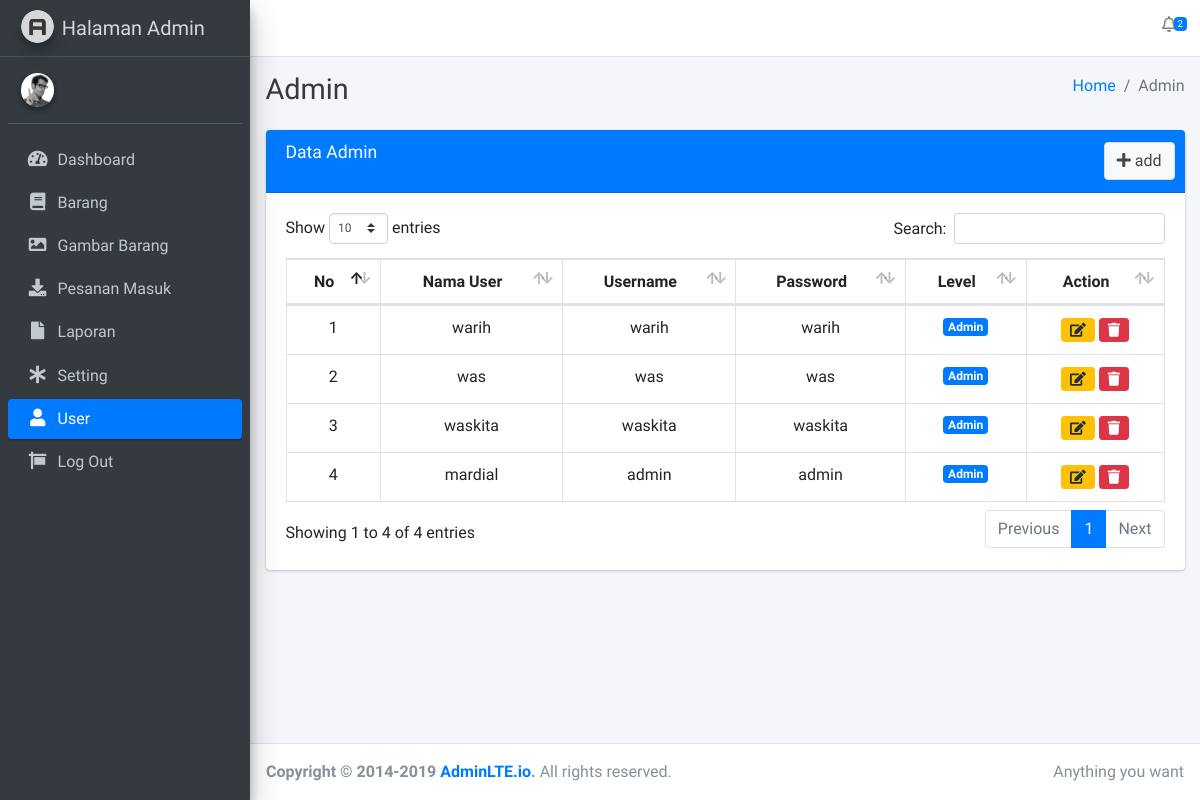
/user, run on an earlier commit of the app's database.
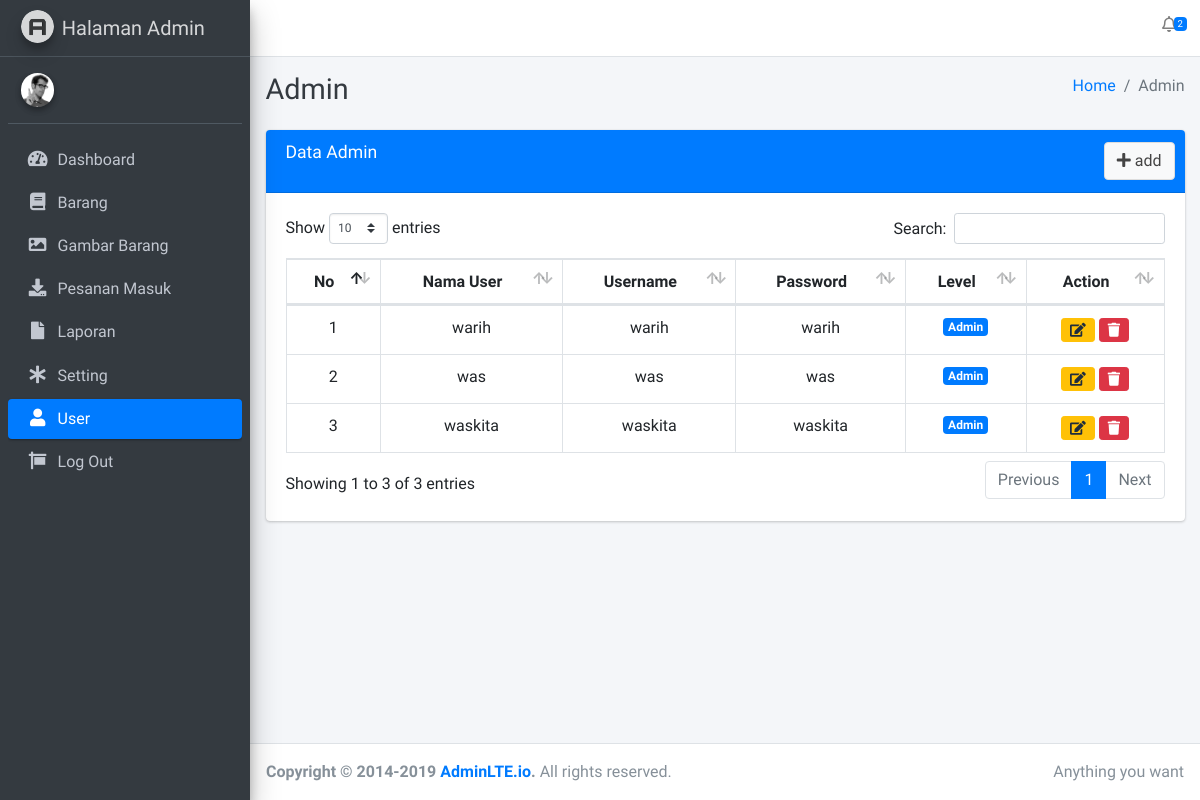
And on a later commit of the database.
### tables this page shows
CREATE TABLE `tbl_user` (
  `id_user` int(12) NOT NULL,
  `nama_user` varchar(30) NOT NULL,
  `username` varchar(30) NOT NULL,
  `password` varchar(30) NOT NULL,
  `level_user` int(10) NOT NULL
);

### application/views/layout/v_content.php (called while the page is built)
<?php
if($isi){
    $this->load->view($isi);
}
?>

### application/views/layout/v_wrapper_backend.php (called while the page is built)
<?php
require_once('v_head.php');
require_once('v_header_backend.php');
require_once('v_nav_backend.php');
require_once('v_content.php');
require_once('v_footer_backend.php');
?>

### application/controllers/User.php (called while the page is built, shortened)
<?php
class User extends CI_Controller
{
    public function __construct()
    {
            $this->load->model('m_user');
            $this->load->model('m_admin');
            $this->load->model('m_pelanggan');
    }
    public function index($offset = 0)
    {
        $data = array(
            'title' => 'Admin',
            'pesanan_masuk_notif' => $this->m_admin->pesanan_masuk_notif(),
            'user' => $this->m_user->get_all_data(),
            'pelanggan' => $this->m_pelanggan->get_all_data(),
            'isi'   => 'admin/v_user',
        );
        $this->load->view('layout/v_wrapper_backend',$data, FALSE);
    }
}
?>

### index.php (called while the page is built, shortened)
<?php
require_once BASEPATH.'core/CodeIgniter.php';

### application/models/M_admin.php (called while the page is built, shortened)
<?php
class M_admin extends CI_Model
{
    public function pesanan_masuk_notif()
    {
        $this->db->where('status_bayar=0');
        return $this->db->get('tbl_transaksi')->num_rows();
    }
}
?>

### application/models/M_user.php (called while the page is built, shortened)
<?php
class M_user extends CI_Model
{
    public function get_all_data()
    {
        $this->db->select('*');
        $this->db->from('tbl_user');
        $this->db->order_by('id_user','desc');
        return $this->db->get()->result();
    }
}
?>

### application/views/admin/v_user.php (the view, shortened to what this page needs)
<div class="col-md-12">
    <div class="card card-primary">
        <div class="card-header">
            <h3 class="card-title">Data Admin</h3>
            <div class="card-tools">
                <button class="btn btn-default" data-toggle="modal" data-target="#add" type="button" class="btn btn-primary btn-xs"><i class="fas fa-plus"></i>
                    add</button>
            </div>
        </div>
        <div class="card-body">
            <table class="table table-bordered" id="example1">
                <thead>
                    <tr class="text-center">
                        <th class="text-center">No</th>
                        <th class="text-center">Nama User</th>
                        <th class="text-center">Username</th>
                        <th class="text-center">Password</th>
                        <th class="text-center">Level</th>
                        <th class="text-center">Action</th>
                    </tr>
                </thead>
                <tbody>
                    <?php $no = 1;
                    foreach ($user as $key => $value) { ?>
                        <tr class="text-center">
                            <td class="text-center"><?= $no++; ?></td>
                            <td class="text-center"><?= $value->nama_user ?></td>
                            <td class="text-center"><?= $value->username ?></td>
                            <td class="text-center"><?= $value->password ?></td>
                            <td class="text-center"><?php
                                                    if ($value->level_user == 1) {
                                                        echo '<span class="badge bg-primary">Admin</span>';
                                                    } else {
                                                        echo '<span class="badge bg-success">User</span>';
                                                    }
                                                    ?></td>
                            <td class="text-center">
                                <button class="btn btn-warning btn-sm" data-toggle="modal" data-target="#edit<?= $value->id_user ?>"><i class="fas fa-edit"></i></button>
                                <button class="btn btn-danger btn-sm" data-toggle="modal" data-target="#delete<?= $value->id_user ?>"><i class="fas fa-trash"></i></button>
                            </td>
                        </tr>
                    <?php } ?>
                </tbody>
            </table>
        </div>
    </div>
</div>

What changed in the data, as far as the page shows it:
removed tbl_user: nama_user "mardial", username "admin", password "admin", level_user "Admin"
Also different on the page:
text written by a page script: "Show entries Search: Showing 1 to 4 of 4 entries Previous 1 Next" → "Show entries Search: Showing 1 to 3 of 3 entries Previous 1 Next"
